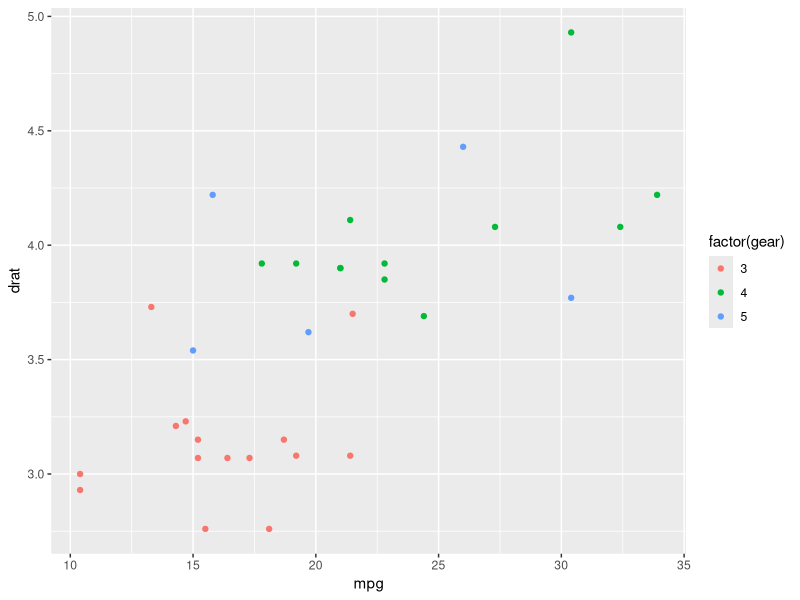
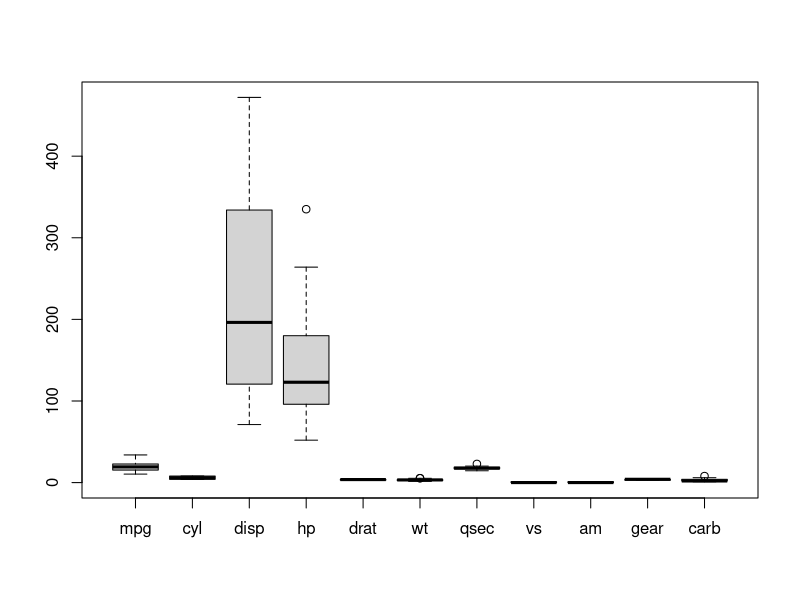
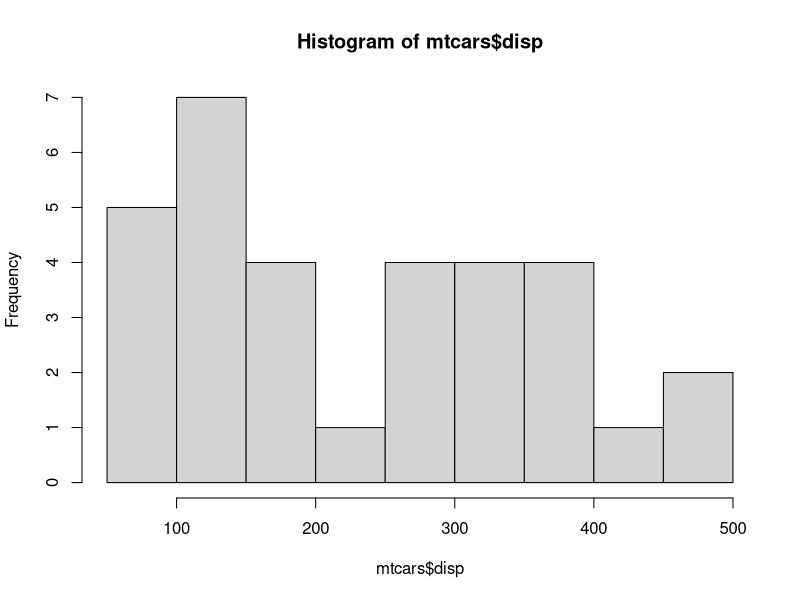
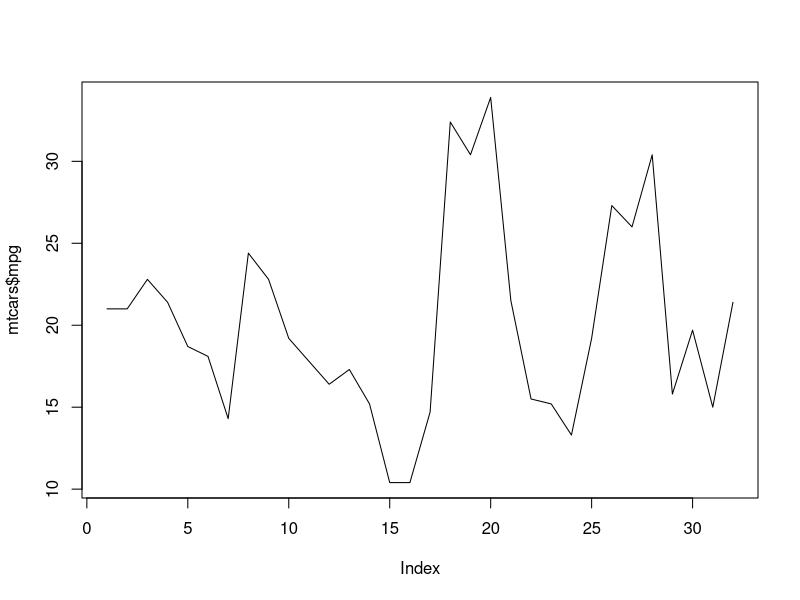

These figures' R source, in order:
install.packages("ggplot2")
library(ggplot2)
ggplot(mtcars, aes(x = mpg, y = drat)) +
  geom_point(aes(color = factor(gear)))
#boxplot 

boxplot(mtcars)
#histogram
hist(mtcars$disp)
#line graph

plot(mtcars$mpg , type= "l")
#bar graph

p<-ggplot(data=mtcars, aes(x=mpg, y=hp)) 
geom_bar(stat="identity")

